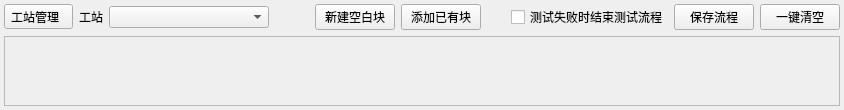
     <widget class="QWidget" name="tab_test_flow">
      <attribute name="title">
       <string>测试流程编排</string>
      </attribute>
      <layout class="QVBoxLayout" name="verticalLayout_testFlow">
       <property name="leftMargin">
        <number>4</number>
       </property>
       <property name="topMargin">
        <number>4</number>
       </property>
       <property name="rightMargin">
        <number>4</number>
       </property>
       <property name="bottomMargin">
        <number>4</number>
       </property>
       <item>
        <layout class="QHBoxLayout" name="horizontalLayout_testFlowToolbar">
         <item>
          <widget class="QToolButton" name="toolButton_testFlowStationMenu">
           <property name="toolTip">
            <string>新建、重命名、复制或删除工站；工站下拉框与列表项上也可右键打开本菜单</string>
           </property>
           <property name="text">
            <string>工站管理  </string>
           </property>
           <property name="popupMode">
            <enum>QToolButton::InstantPopup</enum>
           </property>
          </widget>
         </item>
         <item>
          <widget class="QLabel" name="label_testFlowStation">
           <property name="text">
            <string>工站</string>
           </property>
          </widget>
         </item>
         <item>
          <widget class="QComboBox" name="comboBox_testFlowStation">
           <property name="minimumSize">
            <size>
             <width>160</width>
             <height>0</height>
            </size>
           </property>
          </widget>
         </item>
         <item>
          <spacer name="horizontalSpacer">
           <property name="orientation">
            <enum>Qt::Horizontal</enum>
           </property>
           <property name="sizeHint" stdset="0">
            <size>
             <width>40</width>
             <height>20</height>
            </size>
           </property>
          </spacer>
         </item>
         <item>
          <widget class="QPushButton" name="pushButton_testFlowAdd">
           <property name="toolTip">
            <string>在流程末尾插入空白块；右键「打开设置」保存配置后，保存流程时才会写入顺序</string>
           </property>
           <property name="text">
            <string>新建空白块</string>
           </property>
          </widget>
         </item>
         <item>
          <widget class="QPushButton" name="pushButton_testFlowImport">
           <property name="toolTip">
            <string>从 test_case 目录选择已保存的功能块，追加到当前工站流程</string>
           </property>
           <property name="text">
            <string>添加已有块</string>
           </property>
          </widget>
         </item>
         <item>
          <spacer name="horizontalSpacer_testFlowToolbar">
           <property name="orientation">
            <enum>Qt::Horizontal</enum>
           </property>
           <property name="sizeHint" stdset="0">
            <size>
             <width>24</width>
             <height>20</height>
            </size>
           </property>
          </spacer>
         </item>
         <item>
          <widget class="QCheckBox" name="checkBox_testFlowStopOnTestFail">
           <property name="toolTip">
            <string>本工站任一步测试失败（含卡控、超时、钩子等）即不再执行后续步骤</string>
           </property>
           <property name="text">
            <string>测试失败时结束测试流程</string>
           </property>
           <property name="checked">
            <bool>false</bool>
           </property>
          </widget>
         </item>
         <item>
          <widget class="QPushButton" name="pushButton_testFlowSave">
           <property name="text">
            <string>保存流程</string>
           </property>
          </widget>
         </item>
         <item>
          <widget class="QPushButton" name="pushButton_testFlowClear">
           <property name="text">
            <string>一键清空</string>
           </property>
          </widget>
         </item>
        </layout>
       </item>
       <item>
        <widget class="QScrollArea" name="scrollArea_testFlow">
         <property name="horizontalScrollBarPolicy">
          <enum>Qt::ScrollBarAlwaysOff</enum>
         </property>
         <property name="widgetResizable">
          <bool>true</bool>
         </property>
         <widget class="QWidget" name="scrollAreaWidgetContents_testFlow">
          <property name="geometry">
           <rect>
            <x>0</x>
            <y>0</y>
            <width>921</width>
            <height>824</height>
           </rect>
          </property>
          <layout class="QVBoxLayout" name="verticalLayout_testFlowBlocks"/>
         </widget>
        </widget>
       </item>
      </layout>
     </widget>
